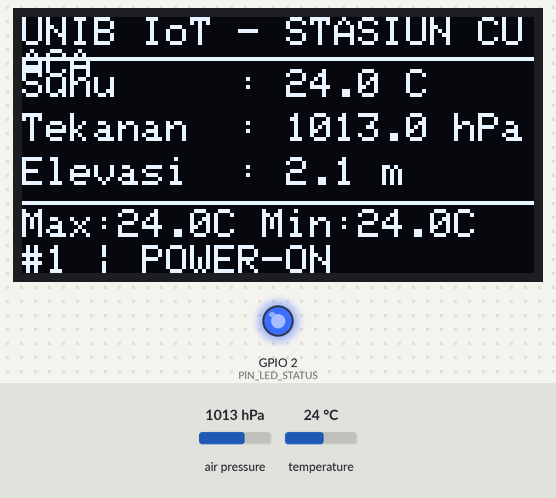
Bench run of a program on a simulated ESP32. Parts: 128×64 one-colour display, output pins drawn as LEDs (lit = HIGH). Inputs (shaded band) come from the test bench; at power-on: air pressure 1013 hPa, temperature 24 °C. What the program prints to the serial monitor is not drawn. At 0.8 s the program puts the board to deep sleep or switches it off; the recording ends there.

Above: at 0.1 s.
Timing chart, 0 to 0.8 s (numbered marks = the images above):
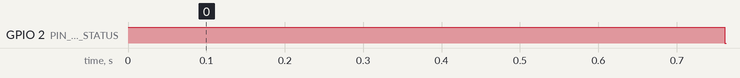

Measured:
- by itself, GPIO 2 (PIN_LED_STATUS): LOW → HIGH at 0.00 s, → LOW 0.76 s later

The program:

main.cpp
```cpp
#include <Arduino.h>
#include <Wire.h>
#include <Adafruit_Sensor.h>
#include <Adafruit_BMP280.h>
#include <Adafruit_SSD1306.h>
#include <ArduinoJson.h>
#include "esp_sleep.h"

// Konfigurasi Lab-2
#define LEBAR_LAYAR 128
#define TINGGI_LAYAR 64
#define ALAMAT_OLED 0x3C
#define ALAMAT_BMP 0x76
#define PIN_LED_STATUS 2
#define PIN_WAKEUP_TOMBOL GPIO_NUM_15
#define DURASI_TIDUR_DETIK 10

Adafruit_SSD1306 display(LEBAR_LAYAR, TINGGI_LAYAR, &Wire, -1);
Adafruit_BMP280 bmp;

// Data persisten selama deep sleep melalui RTC slow memory.
RTC_DATA_ATTR int nomorSiklusBoot = 0;
RTC_DATA_ATTR float riwayatSuhuTerakhir = 0.0f;
RTC_DATA_ATTR float riwayatTekananTerakhir = 0.0f;

// C6: rekor suhu sepanjang siklus deep sleep (reset hanya saat power cycle).
RTC_DATA_ATTR float suhuMaks = -1000.0f;
RTC_DATA_ATTR float suhuMin = 1000.0f;
RTC_DATA_ATTR bool adaRekorSuhu = false;

struct DataSensor {
  float suhu;
  float tekanan;
  float elevasi;
  bool valid;
};
DataSensor dataCuaca = {0, 0, 0, false};

SemaphoreHandle_t mutexData;

void pindaiBusI2C() {
  Serial.println("[I2C] Memulai pemindaian alamat...");
  for (uint8_t alamat = 1; alamat < 127; alamat++) {
    Wire.beginTransmission(alamat);
    uint8_t hasil = Wire.endTransmission();
    if (hasil == 0) {
      Serial.printf("[I2C] Peranti ditemukan pada alamat 0x%02X\n", alamat);
    }
  }
  Serial.println("[I2C] Pemindaian selesai.");
}

const char* labelWakeup() {
  esp_sleep_wakeup_cause_t alasan = esp_sleep_get_wakeup_cause();
  if (alasan == ESP_SLEEP_WAKEUP_TIMER) return "TIMER";
  if (alasan == ESP_SLEEP_WAKEUP_EXT0) return "EXT0 BTN";
  return "POWER-ON";
}

void cetakDiagnostikWakeup() {
  Serial.println("\n========================================");
  Serial.printf("[RTC] Siklus Bangun Ke-%d\n", nomorSiklusBoot);
  Serial.printf("[RTC WAKEUP] Pemicu: %s\n", labelWakeup());
  Serial.printf("[RTC MEM] Suhu lalu: %.2f C | Tekanan lalu: %.2f hPa\n",
                riwayatSuhuTerakhir, riwayatTekananTerakhir);
  if (adaRekorSuhu) {
    Serial.printf("[REKOR] Suhu maksimum: %.2f C | minimum: %.2f C\n", suhuMaks, suhuMin);
  } else {
    Serial.println("[REKOR] Belum ada data suhu tersimpan.");
  }
}

void perbaruiTampilanOled(const DataSensor &data, int siklus, const char* pemicu) {
  display.clearDisplay();
  display.setTextSize(1);
  display.setTextColor(SSD1306_WHITE);

  display.setCursor(0, 0);
  display.println("UNIB IoT - STASIUN CUACA");
  display.drawLine(0, 10, 127, 10, SSD1306_WHITE);

  display.setCursor(0, 13);
  display.printf("Suhu     : %.1f C", data.suhu);
  display.setCursor(0, 24);
  display.printf("Tekanan  : %.1f hPa", data.tekanan);
  display.setCursor(0, 35);
  display.printf("Elevasi  : %.1f m", data.elevasi);

  display.drawLine(0, 46, 127, 46, SSD1306_WHITE);
  display.setCursor(0, 48);
  display.printf("Max:%.1fC Min:%.1fC", suhuMaks, suhuMin);
  display.setCursor(0, 57);
  display.printf("#%d | %s", siklus, pemicu);
  display.display();
}

// Task UI/JSON di Core 0; akuisisi sensor dilakukan setup() pada Core 1.
void TaskTampilanDanSerial(void *parameter) {
  DataSensor lokal;
  xSemaphoreTake(mutexData, portMAX_DELAY);
  lokal = dataCuaca;
  xSemaphoreGive(mutexData);

  if (lokal.valid) {
    perbaruiTampilanOled(lokal, nomorSiklusBoot, labelWakeup());

    JsonDocument doc;
    doc["device_id"] = "esp32-weather-st01";
    doc["boot_count"] = nomorSiklusBoot;
    doc["wakeup_cause"] = labelWakeup();
    doc["temp_c"] = lokal.suhu;
    doc["pressure_hpa"] = lokal.tekanan;
    doc["altitude_m"] = lokal.elevasi;
    doc["prev_temp_c"] = riwayatSuhuTerakhir;
    doc["temp_max_c"] = suhuMaks;
    doc["temp_min_c"] = suhuMin;
    serializeJson(doc, Serial);
    Serial.println();

    riwayatSuhuTerakhir = lokal.suhu;
    riwayatTekananTerakhir = lokal.tekanan;
  }
  vTaskDelete(NULL);
}

void setup() {
  Serial.begin(115200);
  pinMode(PIN_LED_STATUS, OUTPUT);
  pinMode(PIN_WAKEUP_TOMBOL, INPUT_PULLUP);
  digitalWrite(PIN_LED_STATUS, HIGH);

  nomorSiklusBoot++;
  cetakDiagnostikWakeup();

  mutexData = xSemaphoreCreateMutex();
  Wire.begin(21, 22); // SDA GPIO 21, SCL GPIO 22
  pindaiBusI2C();

  if (!display.begin(SSD1306_SWITCHCAPVCC, ALAMAT_OLED)) {
    Serial.println("[ERROR] Gagal menemukan OLED SSD1306 pada 0x3C.");
  }

  if (!bmp.begin(ALAMAT_BMP)) {
    Serial.println("[ERROR] BMP280 tidak ditemukan pada 0x76.");
    dataCuaca.valid = false;
  } else {
    bmp.setSampling(Adafruit_BMP280::MODE_FORCED,
                    Adafruit_BMP280::SAMPLING_X2,
                    Adafruit_BMP280::SAMPLING_X16,
                    Adafruit_BMP280::FILTER_X16,
                    Adafruit_BMP280::STANDBY_MS_500);
    bmp.takeForcedMeasurement();

    xSemaphoreTake(mutexData, portMAX_DELAY);
    dataCuaca.suhu = bmp.readTemperature();
    dataCuaca.tekanan = bmp.readPressure() / 100.0F;
    dataCuaca.elevasi = bmp.readAltitude(1013.25F);
    dataCuaca.valid = true;

    // Perbarui rekor ekstrem suhu yang persisten di RTC.
    if (!adaRekorSuhu) {
      suhuMaks = dataCuaca.suhu;
      suhuMin = dataCuaca.suhu;
      adaRekorSuhu = true;
    } else {
      if (dataCuaca.suhu > suhuMaks) suhuMaks = dataCuaca.suhu;
      if (dataCuaca.suhu < suhuMin) suhuMin = dataCuaca.suhu;
    }
    xSemaphoreGive(mutexData);
  }

  // Core 0 menangani OLED dan Serial; sensor dibaca pada setup() Arduino Core 1.
  xTaskCreatePinnedToCore(TaskTampilanDanSerial, "TaskUI", 4096, NULL, 1, NULL, 0);
  delay(700); // Beri waktu task OLED/JSON menyelesaikan tugasnya.

  Serial.printf("[POWER] Menyiapkan Deep Sleep %d detik...\n", DURASI_TIDUR_DETIK);
  esp_sleep_enable_timer_wakeup((uint64_t)DURASI_TIDUR_DETIK * 1000000ULL);
  esp_sleep_enable_ext0_wakeup(PIN_WAKEUP_TOMBOL, 0);

  digitalWrite(PIN_LED_STATUS, LOW);
  Serial.println("[POWER] Memasuki Deep Sleep. LED status mati.");
  Serial.flush();
  esp_deep_sleep_start();
}

void loop() {
  // Sistem bekerja dengan pola bangun-baca-tampilkan-tidur.
}
```
